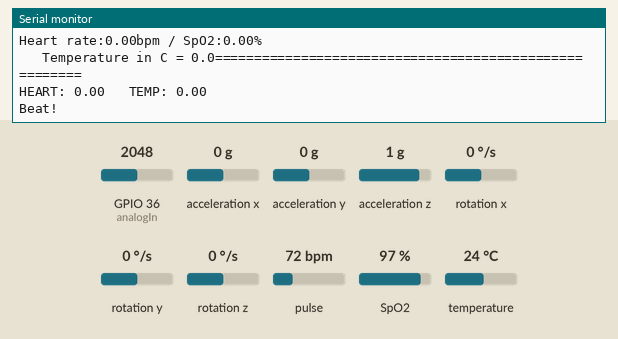
Bench run of a sketch on a simulated ESP32. Shown: the last lines printed to the serial monitor. Inputs (shaded band) come from the test bench; at power-on: pulse 72 bpm, acceleration x 0 g, acceleration y 0 g, acceleration z 1 g, GPIO 36 (analogIn) = 2048, rotation x 0 °/s, rotation y 0 °/s, rotation z 0 °/s, SpO2 97 %, temperature 24 °C.

Above: at 4.2 s.
4.3 s: pulse set to 100 bpm
At 6.83 s:
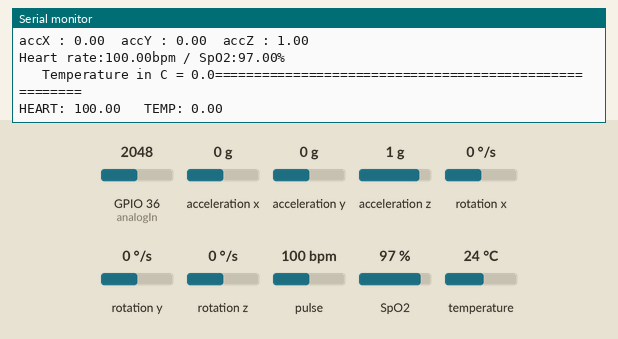
9.0 s: acceleration x set to -0.2 g
At 9.7 s:
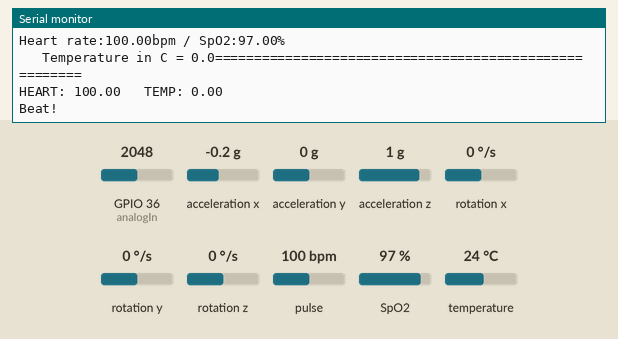
13.7 s: acceleration y set to -0.2 g
At 14.76 s:
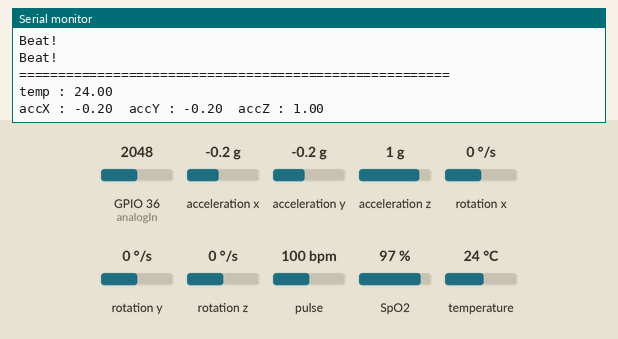
18.4 s: acceleration z set to 0.1 g
At 19.8 s:
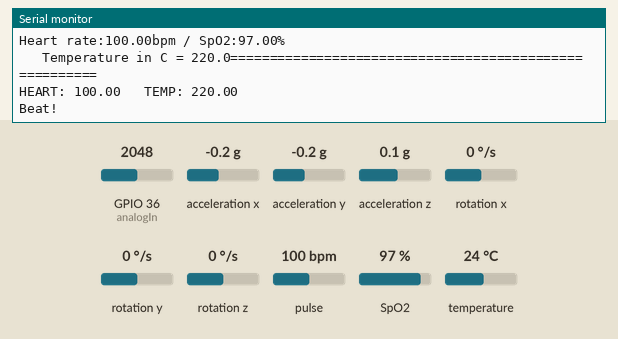
19.9 s: acceleration z set to -0.2 g
At 20.5 s:
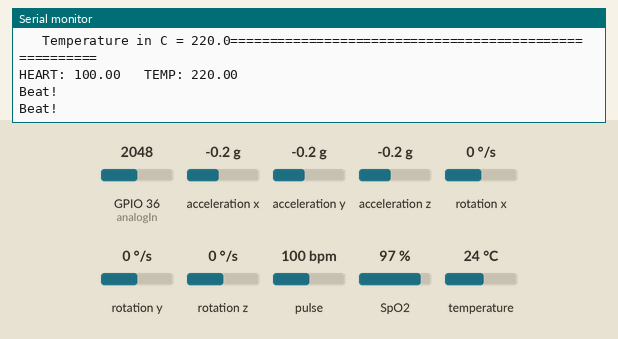
Timing chart, 0 to 22.4 s (numbered marks = the images above; inputs shaded):
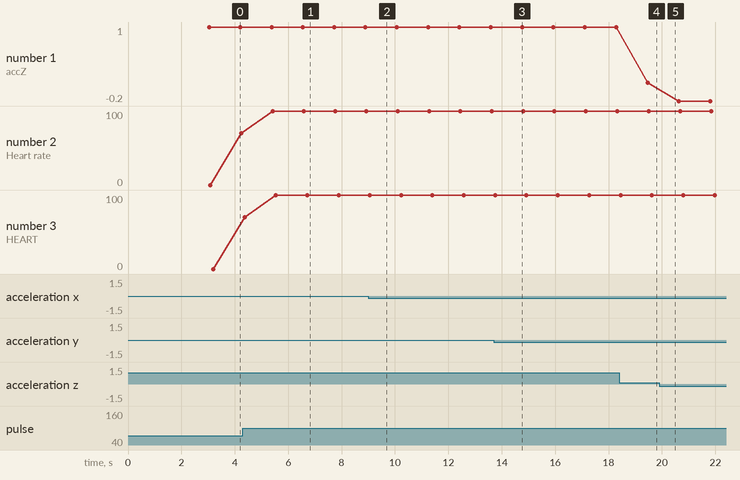

Measured:
- the behaviour switches between 0 and -0.1 g on acceleration x (found by bisection; images 1 and 2)
- the behaviour switches between 0 and -0.1 g on acceleration y (found by bisection; images 2 and 3)
- after the input at 4.3 s, the serial monitor: prints a new line after 1.1 s (image 1)
- after the input at 13.7 s, the serial monitor: prints a new line after 1.1 s (image 3)
- after the input at 18.4 s, the serial monitor: prints a new line after 1.1 s (image 4)
- plotted number 1: 1 → 0.1 after the input at 18.4 s
- plotted number 2: 70 → 100 after the input at 4.3 s
- plotted number 3: 0 → 100 after the input at 4.3 s

The sketch:

sensorlercalisanbaglantisiz.ino
```cpp
#include <MPU6050_tockn.h>
#include <Wire.h>
#include "MAX30100_PulseOximeter.h"
#define SDA_PIN 21
#define SCL_PIN 22
MPU6050 mpu6050(Wire);

long timer = 0;
PulseOximeter pox;
int sample_count=0;
float val;
float sample_avg;
float tempAnalog;
int kalp_sample_count = 0 ;
float heartPrint;


uint32_t tsLastReport = 0;
float heartCurrent = 70;
const int analogIn = A0;

int RawValue= 0;
double Voltage = 0;
double tempC = 0;

void onBeatDetected()
{
Serial.println("Beat!");
}

void setup() {
  Serial.begin(9600);
  Serial.print("Initializing Pulse and 3-Eksen");

  Wire.begin(SDA_PIN,SCL_PIN);
  mpu6050.begin();
  mpu6050.calcGyroOffsets(true);
  Serial.println("3Ekseninitledi");
      //kalp init
      if (!pox.begin()) {
    Serial.println("FAILED");
    for(;;);
    } else {
    Serial.println("SUCCESS");
    }
    pox.setOnBeatDetectedCallback(onBeatDetected);

}

void loop() {
  mpu6050.update();
  pox.update();

  float acX,acY,acZ,temp,heart,oksijen;
   sample_count++;
   kalp_sample_count++;
   val = analogRead(analogIn); //sicaklik
   sample_avg = sample_avg + (val - sample_avg) / sample_count;
  if (sample_count >= 4096){
     tempAnalog=(1.1 * sample_avg * 100.0) / 1024.0;
     //Serial.print(tempAnalog+3,DEC);
     //Serial.println("º");
     sample_count = 0;
    // delay(1000);
   }
   //if(heartCurrent > 50 && heartCurrent <= 150)
   // heartCurrent = pox.getHeartRate();
  // else
   // heartCurrent = 70;

   if(kalp_sample_count <= 100){
        heart = pox.getHeartRate();

        if(heart > 50 && heart <= 150){
            heartCurrent +=  heart;
            heartCurrent = heartCurrent /2;
        }

   }
   else{
       heartPrint = heartCurrent;
   }


  if(millis() - timer > 1000){
    kalp_sample_count = 0;


    Serial.println("=======================================================");
    temp = mpu6050.getTemp();
    acX = mpu6050.getAccX();
    acY = mpu6050.getAccY();
    acZ = mpu6050.getAccZ();
     // heartCurrent = heart;

    oksijen=pox.getSpO2();

    Serial.print("temp : ");Serial.println(temp);
    Serial.print("accX : ");Serial.print(acX);
    Serial.print("\taccY : ");Serial.print(acY);
    Serial.print("\taccZ : ");Serial.println(acZ);
    Serial.print("Heart rate:");
    Serial.print(heartPrint);
    Serial.print("bpm / SpO2:");
    Serial.print(oksijen);
    Serial.println("%");

   //   RawValue = analogRead(analogIn);
   // Voltage = (RawValue / 2048.0) * 3300; // 5000 to get millivots.
   // tempC = Voltage * 0.1;

    Serial.print("\t Temperature in C = ");
    Serial.print(tempAnalog,1);

    Serial.println("=======================================================\n\n");
    timer = millis();


    wifitest(heartPrint, tempAnalog);
  }


}

void wifitest(float h, float t){

  Serial.print("HEART: ");
  Serial.print(h);
  Serial.print("   TEMP: ");
  Serial.println(t);

}
```
